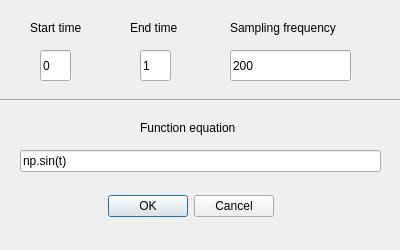
<?xml version="1.0" encoding="UTF-8"?>
<ui version="4.0">
 <class>Dialog</class>
 <widget class="QDialog" name="Dialog">
  <property name="geometry">
   <rect>
    <x>0</x>
    <y>0</y>
    <width>400</width>
    <height>250</height>
   </rect>
  </property>
  <property name="windowTitle">
   <string>Dialog</string>
  </property>
  <widget class="QDialogButtonBox" name="buttonBox">
   <property name="geometry">
    <rect>
     <x>20</x>
     <y>190</y>
     <width>341</width>
     <height>32</height>
    </rect>
   </property>
   <property name="orientation">
    <enum>Qt::Horizontal</enum>
   </property>
   <property name="standardButtons">
    <set>QDialogButtonBox::Cancel|QDialogButtonBox::Ok</set>
   </property>
   <property name="centerButtons">
    <bool>true</bool>
   </property>
  </widget>
  <widget class="QLineEdit" name="TimeStart">
   <property name="geometry">
    <rect>
     <x>40</x>
     <y>50</y>
     <width>31</width>
     <height>31</height>
    </rect>
   </property>
   <property name="text">
    <string>0</string>
   </property>
  </widget>
  <widget class="QLineEdit" name="Equation">
   <property name="geometry">
    <rect>
     <x>20</x>
     <y>150</y>
     <width>361</width>
     <height>22</height>
    </rect>
   </property>
   <property name="text">
    <string>np.sin(t)</string>
   </property>
  </widget>
  <widget class="QLabel" name="StartLabel">
   <property name="geometry">
    <rect>
     <x>30</x>
     <y>20</y>
     <width>57</width>
     <height>16</height>
    </rect>
   </property>
   <property name="text">
    <string>Start time</string>
   </property>
  </widget>
  <widget class="QLabel" name="EquationLabel">
   <property name="geometry">
    <rect>
     <x>140</x>
     <y>120</y>
     <width>101</width>
     <height>16</height>
    </rect>
   </property>
   <property name="text">
    <string>Function equation</string>
   </property>
  </widget>
  <widget class="QLabel" name="EndLabel">
   <property name="geometry">
    <rect>
     <x>130</x>
     <y>20</y>
     <width>50</width>
     <height>16</height>
    </rect>
   </property>
   <property name="text">
    <string>End time</string>
   </property>
  </widget>
  <widget class="QLineEdit" name="TimeEnd">
   <property name="geometry">
    <rect>
     <x>140</x>
     <y>50</y>
     <width>31</width>
     <height>31</height>
    </rect>
   </property>
   <property name="text">
    <string>1</string>
   </property>
  </widget>
  <widget class="QLabel" name="FsLabel">
   <property name="geometry">
    <rect>
     <x>230</x>
     <y>20</y>
     <width>113</width>
     <height>16</height>
    </rect>
   </property>
   <property name="text">
    <string>Sampling frequency</string>
   </property>
  </widget>
  <widget class="QLineEdit" name="Fs">
   <property name="geometry">
    <rect>
     <x>230</x>
     <y>50</y>
     <width>121</width>
     <height>31</height>
    </rect>
   </property>
   <property name="text">
    <string>200</string>
   </property>
  </widget>
  <widget class="Line" name="line">
   <property name="geometry">
    <rect>
     <x>0</x>
     <y>90</y>
     <width>401</width>
     <height>20</height>
    </rect>
   </property>
   <property name="orientation">
    <enum>Qt::Horizontal</enum>
   </property>
  </widget>
 </widget>
 <resources/>
 <connections>
  <connection>
   <sender>buttonBox</sender>
   <signal>accepted()</signal>
   <receiver>Dialog</receiver>
   <slot>accept()</slot>
   <hints>
    <hint type="sourcelabel">
     <x>248</x>
     <y>254</y>
    </hint>
    <hint type="destinationlabel">
     <x>157</x>
     <y>274</y>
    </hint>
   </hints>
  </connection>
  <connection>
   <sender>buttonBox</sender>
   <signal>rejected()</signal>
   <receiver>Dialog</receiver>
   <slot>reject()</slot>
   <hints>
    <hint type="sourcelabel">
     <x>316</x>
     <y>260</y>
    </hint>
    <hint type="destinationlabel">
     <x>286</x>
     <y>274</y>
    </hint>
   </hints>
  </connection>
 </connections>
</ui>
